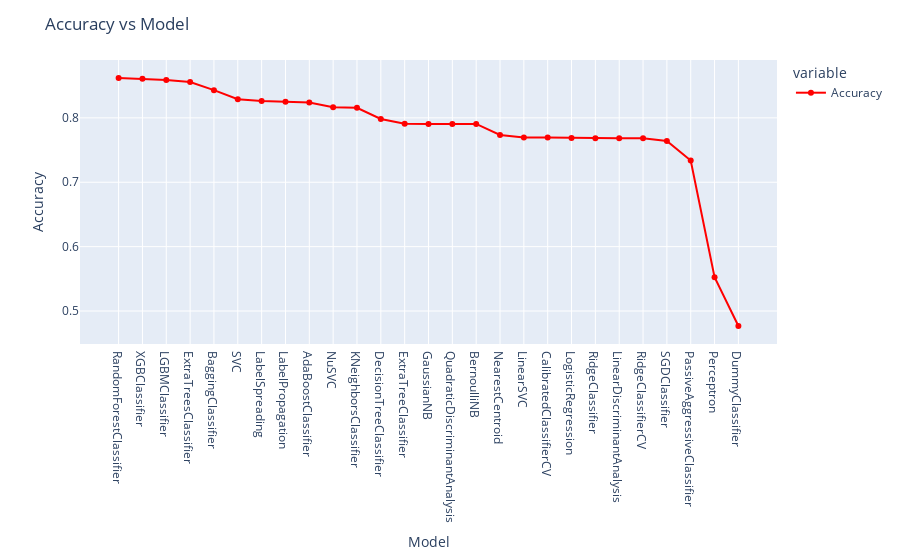

Notebook code cell kept with this figure:
### Code cell
models.sort_values(by = 'Accuracy',inplace = True,ascending = False)
line = px.line(data_frame= models ,y =["Accuracy"] , markers = True)
line.update_xaxes(title="Model",
              rangeslider_visible = False)
line.update_yaxes(title = "Accuracy")
line.update_traces(line_color="red")
line.update_layout(showlegend = True,
    title = {
        'text': 'Accuracy vs Model'})

line.show()

### Figure 1 — Plotly figure (JSON) as saved in the notebook; plotly's stock layout.template omitted (floating-point values rounded to 4 significant figures)
{"data": [{"hovertemplate": "variable=Accuracy<br>Model=%{x}<br>value=%{y}<extra></extra>", "legendgroup": "Accuracy", "line": {"color": "red", "dash": "solid"}, "marker": {"symbol": "circle"}, "mode": "markers+lines", "name": "Accuracy", "orientation": "v", "showlegend": true, "type": "scatter", "x": ["RandomForestClassifier", "XGBClassifier", "LGBMClassifier", "ExtraTreesClassifier", "BaggingClassifier", "SVC", "LabelSpreading", "LabelPropagation", "AdaBoostClassifier", "NuSVC", "KNeighborsClassifier", "DecisionTreeClassifier", "ExtraTreeClassifier", "GaussianNB", "QuadraticDiscriminantAnalysis", "BernoulliNB", "NearestCentroid", "LinearSVC", "CalibratedClassifierCV", "LogisticRegression", "RidgeClassifier", "LinearDiscriminantAnalysis", "RidgeClassifierCV", "SGDClassifier", "PassiveAggressiveClassifier", "Perceptron", "DummyClassifier"], "xaxis": "x", "y": [0.862, 0.8609, 0.8587, 0.8558, 0.843, 0.8288, 0.8263, 0.8252, 0.8237, 0.8165, 0.8157, 0.7983, 0.791, 0.7906, 0.7906, 0.7906, 0.7735, 0.7695, 0.7695, 0.7688, 0.7684, 0.7684, 0.7684, 0.764, 0.7338, 0.5524, 0.4767], "yaxis": "y"}], "layout": {"legend": {"title": {"text": "variable"}, "tracegroupgap": 0}, "margin": {"t": 60}, "showlegend": true, "title": {"text": "Accuracy vs Model"}, "xaxis": {"anchor": "y", "domain": [0, 1], "rangeslider": {"visible": false}, "title": {"text": "Model"}}, "yaxis": {"anchor": "x", "domain": [0, 1], "title": {"text": "Accuracy"}}}}
